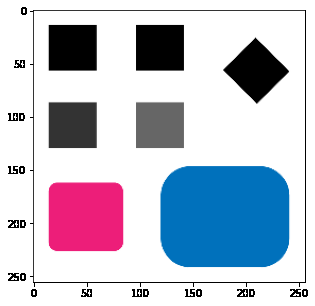
#> input picture data/corners-multiscale.png, 315 x 306 px
$ jupyter execute interest-point-detection.ipynb
#> lines starting #> are read from the running program, lines starting #| are printed output that depends on the picture
[cell 1]
import numpy as np
import scipy as sp
from scipy import signal
import cv2 as cv
import matplotlib.pyplot as plt
import matplotlib as mpl
from matplotlib import cm
from matplotlib.ticker import LinearLocator, FormatStrFormatter

[cell 2]
# Quantifying neighbourhood structure

[cell 3]
def draw_rect(cx, cy, w, h, color='red', width=4):
    """
    Requires `import matplotlib as mpl`
    """
    ax = plt.gca()

    t, b = cy-h//2, cy+h//2
    l, r = cx-w//2, cx+w//2

    rect = mpl.lines.Line2D([l,l,r,r,l],[t,b,b,t,t],color=color,linewidth=width)
    ax.add_line(rect)
    return int(t), int(b), int(l), int(r)

[cell 4]
I = np.random.rand(25,25)*0.4 # Flat
I[12:,12:] = np.random.rand(13,13)*0.4+0.6 # Corner
#I[:,12:] = np.random.rand(25,13)*0.4+0.6 # Line
#I[0,0] = 1.0

cx, cy, w, h = 12, 12, 12, 12
u, v = -4, 0

plt.figure(figsize=(15,5))
plt.subplot(131)
plt.title('Input image')
plt.imshow(I, interpolation='none', cmap='gray')
t, b, l, r = draw_rect(cx, cy, w, h)
plt.plot([cx],[cx],'r*')
t_shifted, b_shifted, l_shifted, r_shifted = draw_rect(cx+u, cy+v, w, h, color='green')
plt.plot([cx+u],[cy+v],'g*')
plt.subplot(132)
plt.title('Region centered at ({},{})'.format(cx,cy))
I_region = I[t:b,l:r]
plt.imshow(I_region, interpolation='none', cmap='gray')
plt.subplot(133)
plt.title('Shifted region')
I_shifted = I[t_shifted:b_shifted,l_shifted:r_shifted]
plt.imshow(I_shifted, interpolation='none', cmap='gray')
E = np.sum(np.square(I_region - I_shifted)) # Assume w(x,y)=1.0
print('E({},{}) = {}'.format(u,v,E))

[cell 5]
E = np.zeros((13,13), dtype=np.float32)
for u in np.arange(-6,7):
    for v in np.arange(-6,7):
        t, b = int(cy-h//2), int(cy+h//2)
        l, r = int(cx-w//2), int(cx+w//2)
        ts, bs, ls, rs = t+v, b+v, l+u, r+u
        E[u+6,v+6] = np.sum(np.square(I[t:b,l:r] - I[ts:bs,ls:rs]))

[cell 6]
plt.figure(figsize=(5,5))
plt.title('$E(u,v)$')
plt.imshow(E.T, cmap='gray', origin='lower', extent=[-6, 7, -6, 7]);  # Note the transport. This is to ensure that u is the x-axis, and v is y-axis.

[cell 7]
fig = plt.figure()
#ax = fig.gca(projection='3d')
ax = plt.axes(projection='3d')
X = np.arange(0,13)
Y = np.arange(0,13)
X, Y = np.meshgrid(X, Y)
Z = E
surf = ax.plot_surface(X, Y, Z, cmap=cm.coolwarm, linewidth=0, antialiased=False)
#ax.set_zlim(-1.01, 1.01)
#ax.zaxis.set_major_locator(LinearLocator(10))
#ax.zaxis.set_major_formatter(FormatStrFormatter('%.02f'))
# Add a color bar which maps values to colors.
fig.colorbar(surf, shrink=0.5, aspect=5)
plt.show()
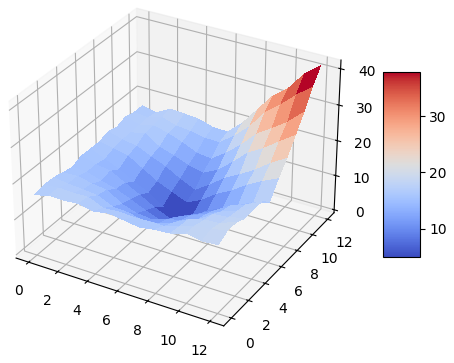
#> figure drawn by matplotlib, 2 panels

[cell 8]
# Exercise 1

[cell 9]
I = np.ones((16,16), dtype='float')
I[:8,:8] = np.zeros((8,8))
plt.imshow(I, cmap='gray')
plt.plot(7,7,'ro')
plt.yticks(np.linspace(0,15,16))
plt.xticks(np.linspace(0,15,16));
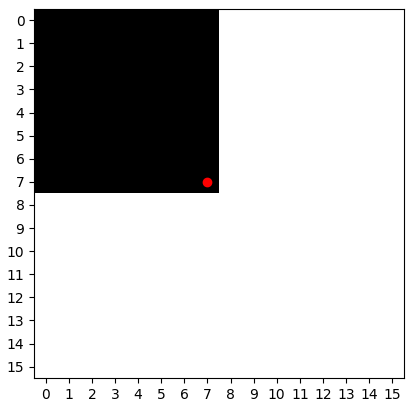
#> figure drawn by matplotlib, 1 panel

[cell 10]
import cv2 as cv
import numpy as np
import matplotlib.pyplot as plt

I = np.ones((16,16), dtype='float')
I[:8,:8] = np.zeros((8,8))
plt.imshow(I, cmap='gray')
plt.plot(7,7,'ro')

Ix = cv.Sobel(I, cv.CV_64F, 1, 0, ksize=5)
Iy = cv.Sobel(I, cv.CV_64F, 0, 1, ksize=5)

Ix2 = np.multiply(Ix,Ix)
Iy2 = np.multiply(Iy,Iy)
IxIy = np.multiply(Ix,Iy)

SIx2 = cv.blur(Ix2, (5,5)).flatten()
SIy2 = cv.blur(Iy2, (5,5)).flatten()
SIxIy = cv.blur(IxIy, (5,5)).flatten()

M = np.vstack((SIx2, SIxIy, SIxIy, SIy2 )).reshape(4,16,16)
print('M at (7,7) =\n', M[:,7,7].reshape(2,2))

[cell 11]
# OpenCV Harris Corner Detection

[cell 12]
filename = 'data/corners-multiscale.png'
img = cv.imread(filename)
#> img is the input picture: shape (306, 315, 3); mean B, G, R 208.8, 194.5, 191
img = cv.resize(img, (256,256))
#> img: shape (256, 256, 3)
img = cv.cvtColor(img, cv.COLOR_BGR2RGB)
gray = cv.cvtColor(img, cv.COLOR_BGR2GRAY)
gray = np.float32(gray)

plt.figure(figsize=(5,5))
plt.imshow(img);

[cell 13]
# Multiscale analysis for corner detection

[cell 14]
gray_ = np.copy(gray)
level = 0
for i in range(6):
    level = level + 1
    gray_ = cv.pyrDown(gray_)
    dst = cv.cornerHarris(gray_, 2, 3, 0.04)
    dst = cv.dilate(dst, None)
    plt.figure(figsize=(10,5))
    plt.suptitle('Level = {}'.format(level))
    plt.subplot(121)
    plt.title('Image')
    plt.xticks([])
    plt.yticks([])
    plt.imshow(gray_, cmap='gray')
    plt.subplot(122)
    plt.title('Harris corner response')
    plt.imshow(dst, cmap='gray')
    plt.xticks([])
    plt.yticks([])
    plt.show()
#> this loop made 6 passes
#> pass 1, `gray_ = cv.pyrDown(gray_)`:
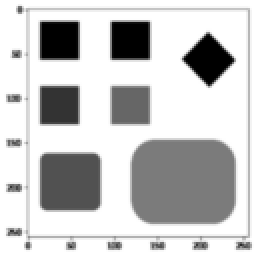
#> gray_: shape (128, 128) float32 (shown 2 times larger); min 0, max 255, mean 198.6
#> pass 1, `dst = cv.cornerHarris(gray_, 2, 3, 0.04)`:
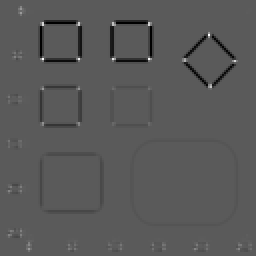
#> dst: shape (128, 128) float32 (shown 2 times larger); min -73646608, max 132950656, mean -1471348.1; drawn with min black and max white
#> pass 2, `plt.show()`:
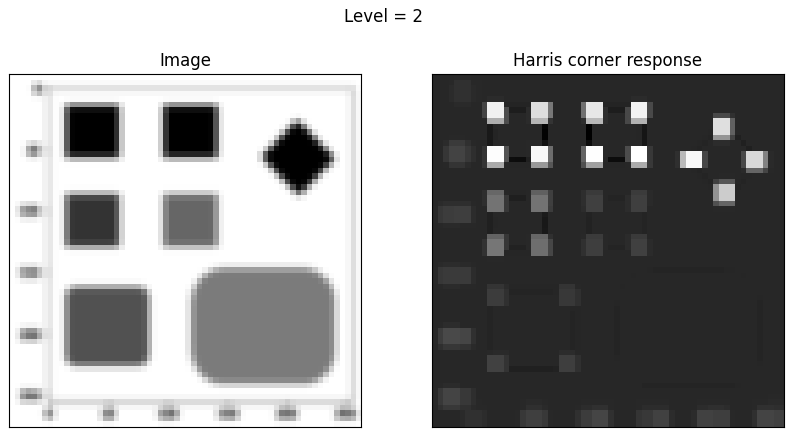
#> figure drawn by matplotlib, 2 panels
#> after the loop, level = 6

[cell 15]
# Corner detection implementation

[cell 16]
# Step 1 - Load image
img_bgr = cv.imread('data/corner-test.png')
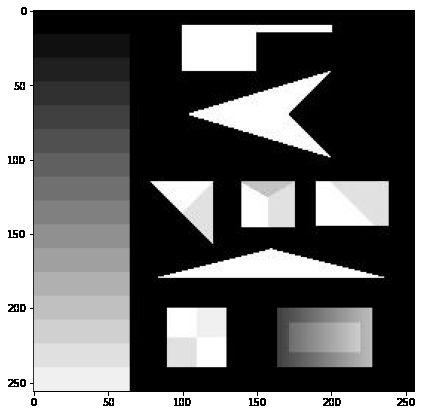
#> input picture data/corner-test.png, 422 x 415 px
#> img_bgr is the input picture: shape (415, 422, 3); min 0, max 255, mean 103.2
img = cv.cvtColor(img_bgr, cv.COLOR_BGR2RGB)
plt.figure(figsize=(7,7))
plt.imshow(img);

[cell 17]
# Step 2 - Compute image derivatives
img_gray = cv.cvtColor(img, cv.COLOR_RGB2GRAY)
Ix = cv.Sobel(img_gray, cv.CV_64F, 1, 0, ksize=5)
Iy = cv.Sobel(img_gray, cv.CV_64F, 0, 1, ksize=5)

plt.figure(figsize=(10,10))
plt.subplot(1,2,1)
plt.title('Ix')
plt.imshow(Ix, cmap='gray')
plt.subplot(1,2,2)
plt.title('Iy')
plt.imshow(Iy, cmap='gray');

[cell 18]
# Step 3 - 2-by-2 moment matrix
Ix2 = np.multiply(Ix,Ix)
Iy2 = np.multiply(Iy,Iy)
IxIy = np.multiply(Ix,Iy)

plt.figure(figsize=(20,20))
plt.subplot(1,3,1)
plt.title('$I_x^2$')
plt.imshow(Ix2, cmap='gray')
plt.subplot(1,3,2)
plt.title('$I_y^2$')
plt.imshow(Iy2, cmap='gray')
plt.subplot(1,3,3)
plt.title('$I_xI_y$')
plt.imshow(IxIy, cmap='gray');

[cell 19]
SIx2 = cv.blur(Ix2, (5,5))
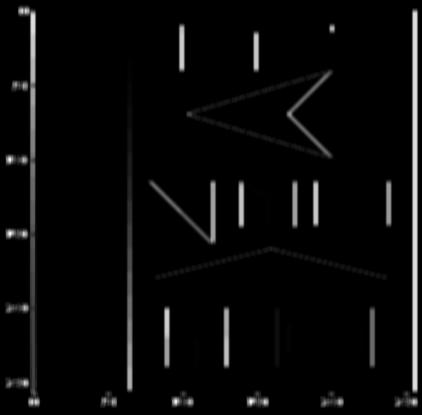
#> SIx2: shape (415, 422) float64; min 0, max 76695687, mean 2645467.6; drawn with min black and max white
SIy2 = cv.blur(Iy2, (5,5))
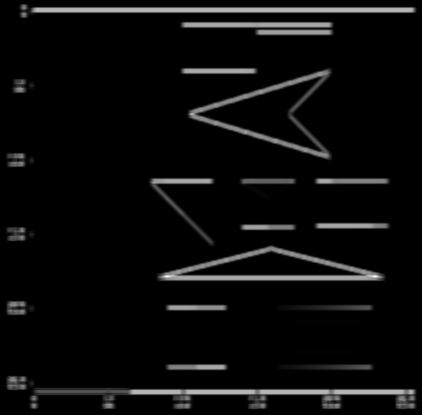
#> SIy2: shape (415, 422) float64; min 0, max 92678837, mean 4263658.5; drawn with min black and max white
SIxIy = cv.blur(IxIy, (5,5))
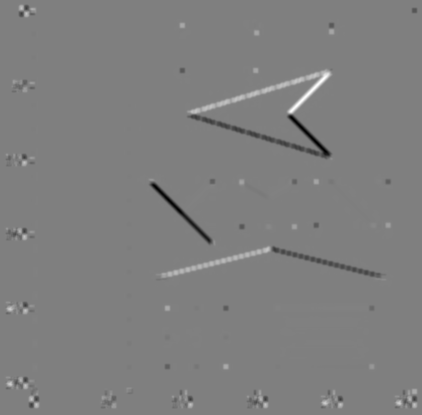
#> SIxIy: shape (415, 422) float64; min -32008944.6, max 31759724.2, mean -53602.8; drawn with min black and max white

plt.figure(figsize=(20,20))
plt.subplot(1,3,1)
plt.title('$\sum w I_x^2$')
plt.imshow(SIx2, cmap='gray')
plt.subplot(1,3,2)
plt.title('$\sum w I_y^2$')
plt.imshow(SIy2, cmap='gray')
plt.subplot(1,3,3)
plt.title('$\sum w I_xI_y$')
plt.imshow(SIxIy, cmap='gray');

[cell 20]
# Step 4 - use momement matrix eigenvalues to compute corner response
def find_corners(SIx2, SIy2, SIxIy):
    corners = []
    alpha = 0.04
    response = np.zeros(SIx2.shape, dtype='float32')
    for (x,y),_ in np.ndenumerate(SIx2):
        M = np.array([[SIx2[x,y], SIxIy[x,y]], [SIxIy[x,y], SIy2[x,y]]])
        w, _ = np.linalg.eig(M)
        response[x,y] = w[0]*w[1] - alpha*(w[0]+w[1])*(w[0]+w[1])
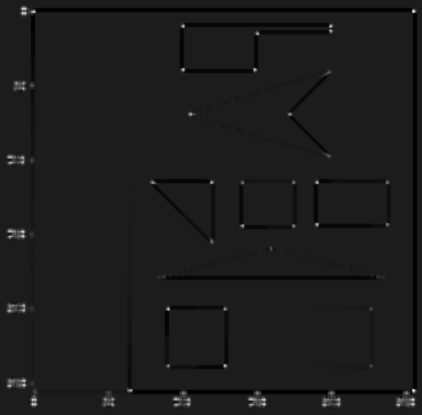
#> response: shape (415, 422) float32; min -1.9e+14, max 1.49e+15, mean -3.54e+12; drawn with min black and max white
    return response

response = find_corners(SIx2, SIy2, SIxIy)
plt.figure(figsize=(10,10))
plt.imshow(response,cmap='gray');
